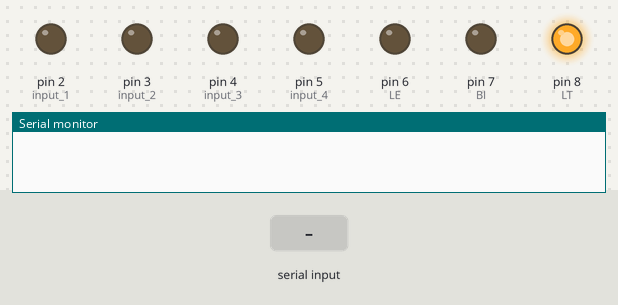
A sketch run on a simulated Arduino Uno, built with avr-gcc and run on an emulated ATmega328P. Parts: output pins drawn as LEDs (lit = HIGH), the last lines printed to the serial monitor. Inputs (shaded band) come from the test bench.

Above: at 1.2 s.
1.3 s: "90,45\n" received over Serial
At 2.7 s:
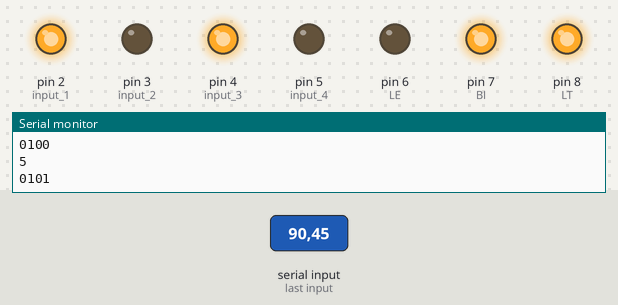
3.1 s: "30,150\n" received over Serial
At 4.1 s:
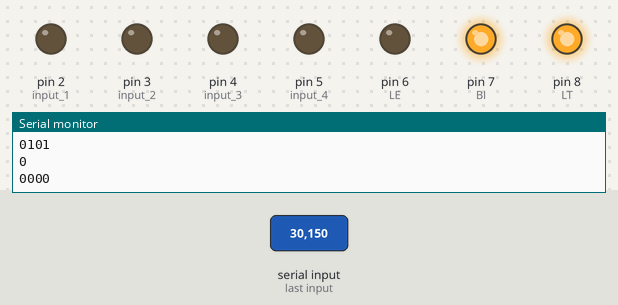
4.9 s: "200\n" received over Serial
At 6.2 s:
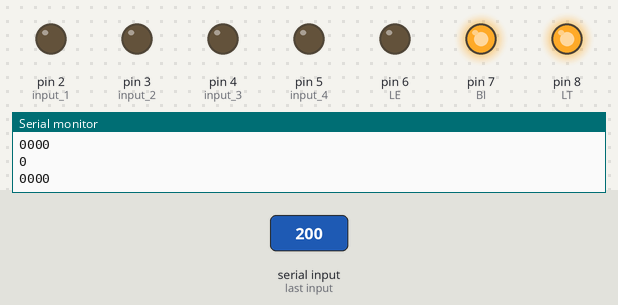
6.5 s: "90\n" received over Serial
At 7.6 s:
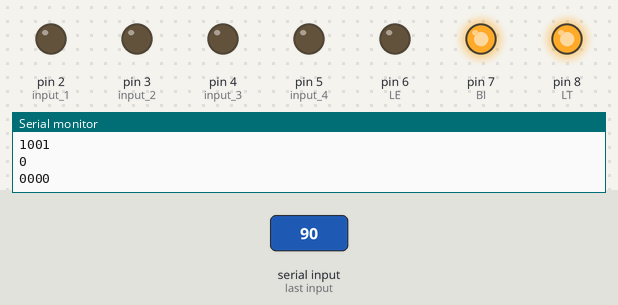
8.1 s: "5\n" received over Serial
At 8.8 s:
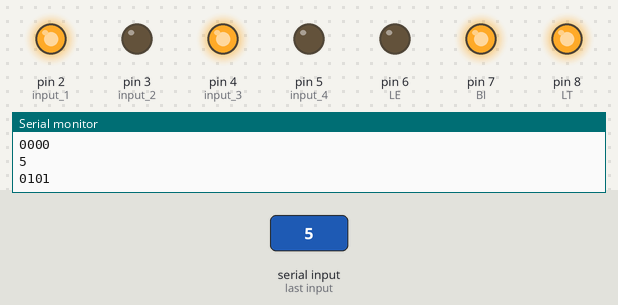
Timing chart, 0 to 10.6 s (numbered marks = the images above; inputs shaded):
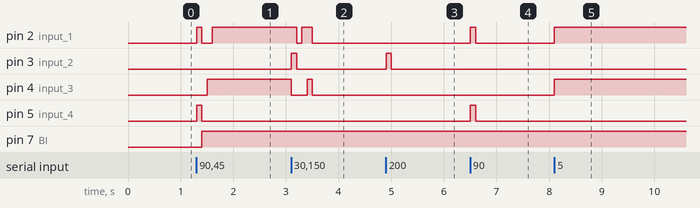

Measured:
- after the input at 1.3 s, pin 2 (input_1): LOW → HIGH at once, → LOW 0.10 s later, → HIGH 0.20 s later; pin 4 (input_3): LOW → HIGH after 0.20 s; pin 5 (input_4): LOW → HIGH at once, → LOW 0.10 s later; pin 7 (BI): LOW → HIGH after 0.10 s
- after the input at 3.1 s, pin 2 (input_1): HIGH → LOW after 0.10 s, → HIGH 0.10 s later, → LOW 0.20 s later; pin 3 (input_2): LOW → HIGH at once, → LOW 0.10 s later; pin 4 (input_3): HIGH → LOW at once, → HIGH 0.30 s later, → LOW 0.10 s later
- after the input at 4.9 s, pin 3 (input_2): LOW → HIGH at once, → LOW 0.10 s later
- after the input at 6.5 s, pin 2 (input_1), pin 5 (input_4): LOW → HIGH at once, → LOW 0.10 s later
- after the input at 8.1 s, pin 2 (input_1), pin 4 (input_3): LOW → HIGH at once

The sketch:

number.ino
```cpp
void setup()
{
  Serial.begin(9600);
  pinMode(2, OUTPUT);//input 1
  pinMode(3, OUTPUT);//input 2
  pinMode(4, OUTPUT);//input 3
  pinMode(5, OUTPUT);//input 4
  pinMode(6, OUTPUT);//LE
  pinMode(7, OUTPUT);//BI
  pinMode(8, OUTPUT);//LT

  digitalWrite(6, LOW);
  digitalWrite(7, LOW);
  digitalWrite(8, HIGH);

}

int income = 0;

void loop()
{
  if(Serial.available()){
    income = int(Serial.read() - '0');
    if(income >= 0 && income <= 9){
      Serial.println(income);
      Serial.print(bool(income&8));
      Serial.print(bool(income&4));
      Serial.print(bool(income&2));
      Serial.println(bool(income&1));

      digitalWrite(2, bool(income&1));
      digitalWrite(3, bool(income&2));
      digitalWrite(4, bool(income&4));
      digitalWrite(5, bool(income&8));
      delay(100);
      digitalWrite(7, HIGH);
    }
  }
}
```
